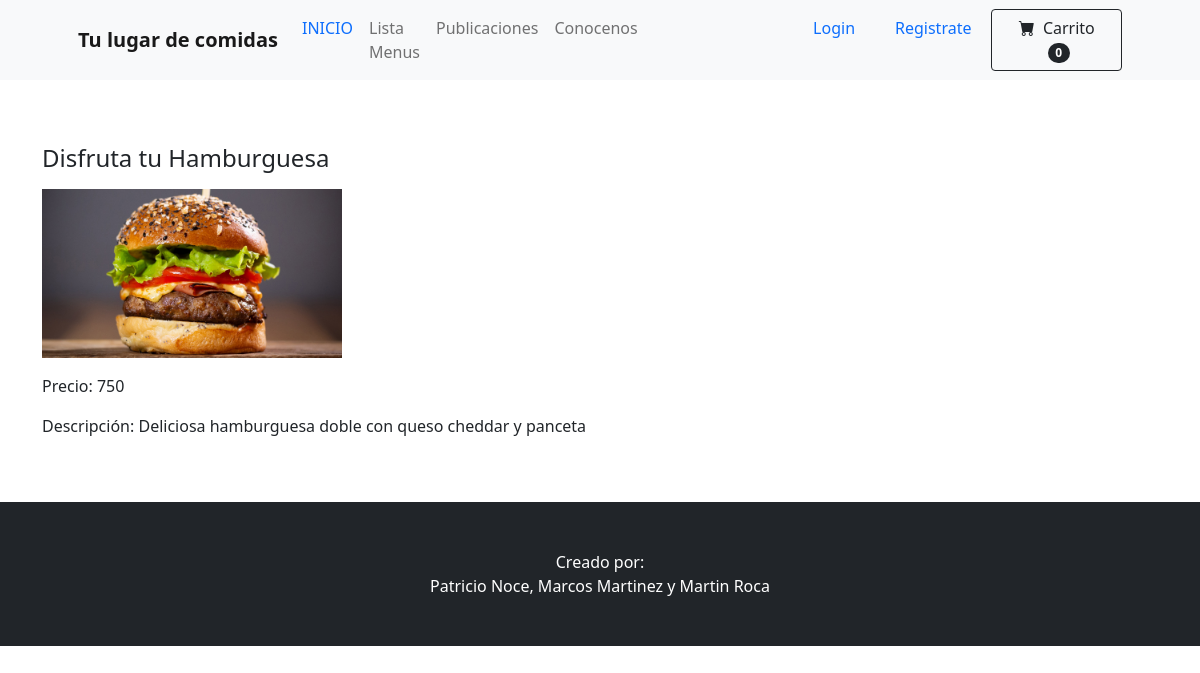
The app's page /panel-menu/1/detail with its own data.
### nmr_food/models.py (models this page shows)
class Menu(models.Model):
    comida = models.CharField(max_length=20)
    precio = models.IntegerField()
    descripcion = models.CharField(max_length=250, default='sin descripcion')
    image = models.ImageField(upload_to="menus", null=True, blank=True)

### nmr_food/views.py (the view)
# urls.py: path('panel-menu/<int:pk>/detail', DetailMenu.as_view(), name="menu-detail"),
class DetailMenu(DetailView):
    model=Menu

### nmr_food/templates/nmr_food/menu_detail.html
{% extends 'nmr_food/index.html' %}
{% block content %}
<br>
<br>
<div class="container">
<p><h4>Disfruta tu {{ menu.comida }}</h4></p>
    <p><img src="{{ menu.image.url }}" class="" width="300px"></p>
<p>Precio: {{menu.precio}}</p>
<p>Descripción: {{menu.descripcion}}</p>
</div>
<br>
<br>
{% endblock %}

### records on screen
Menu: comida "Hamburguesa", image (picture), precio "750", descripcion "Deliciosa hamburguesa doble con queso cheddar y panceta"
